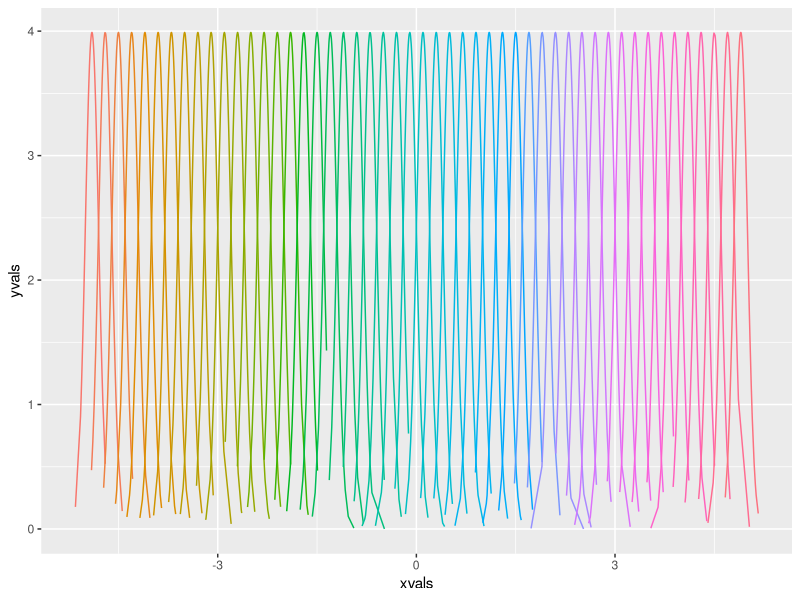
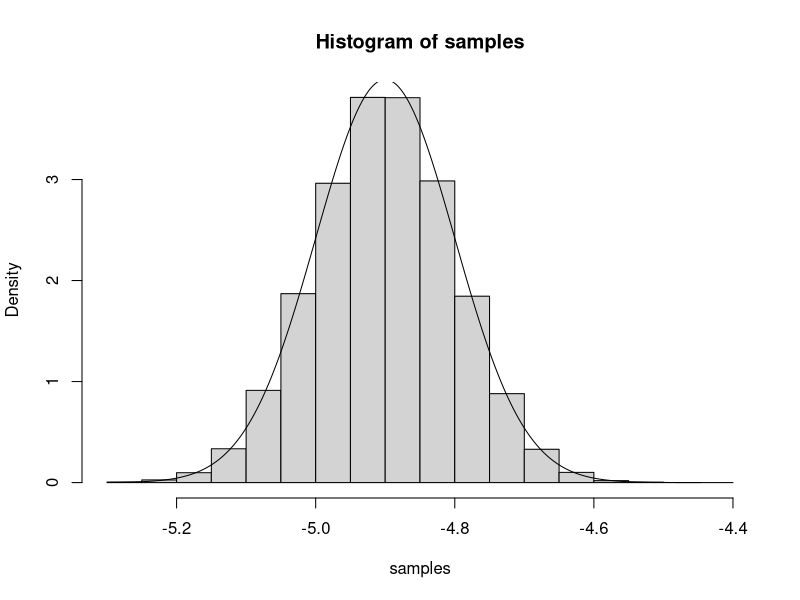
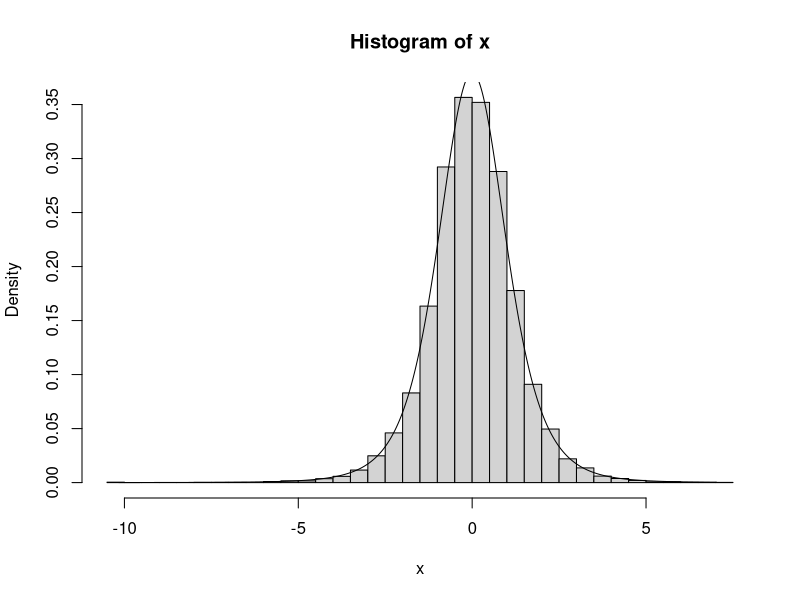
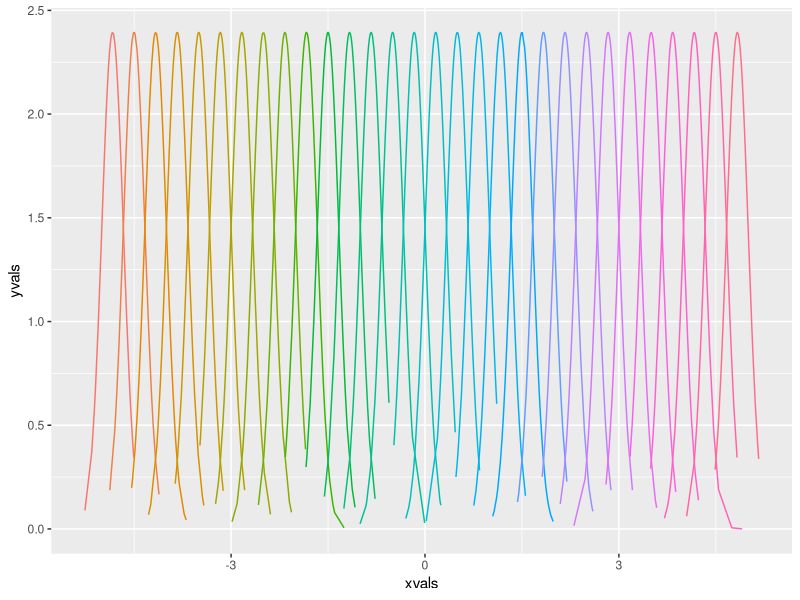
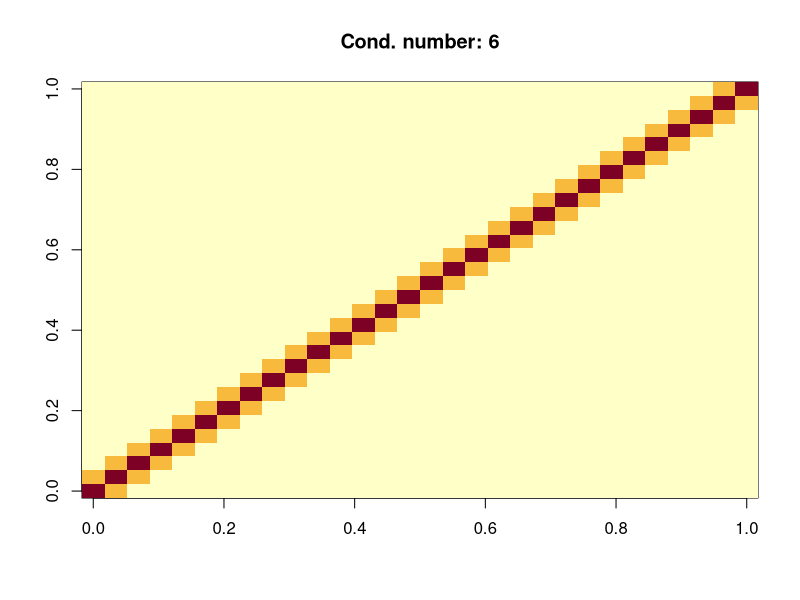
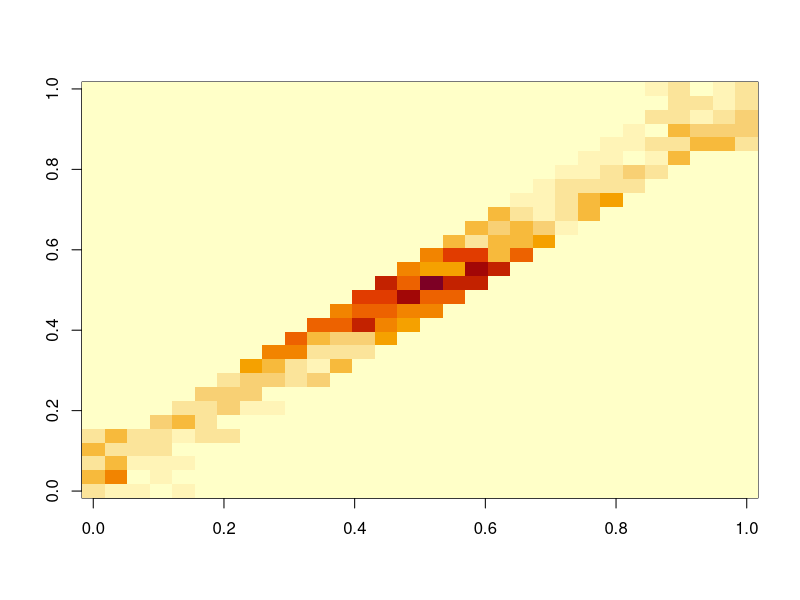
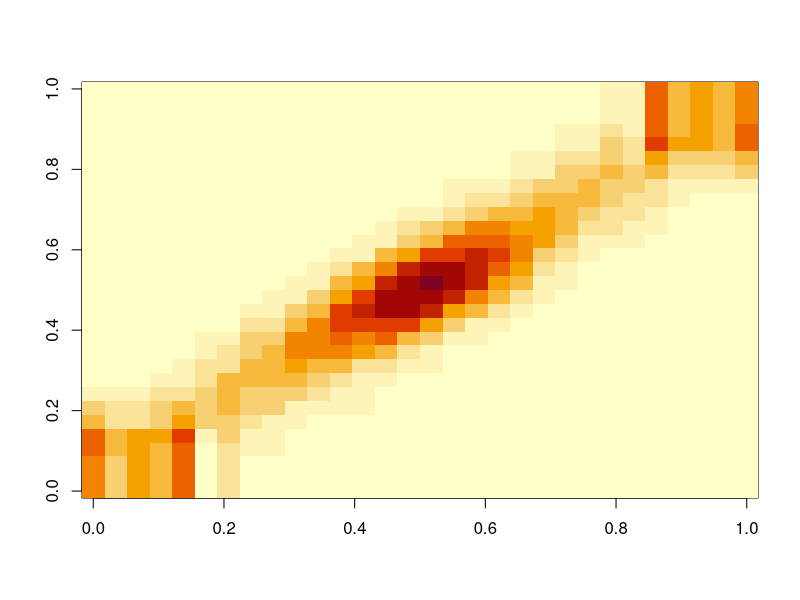
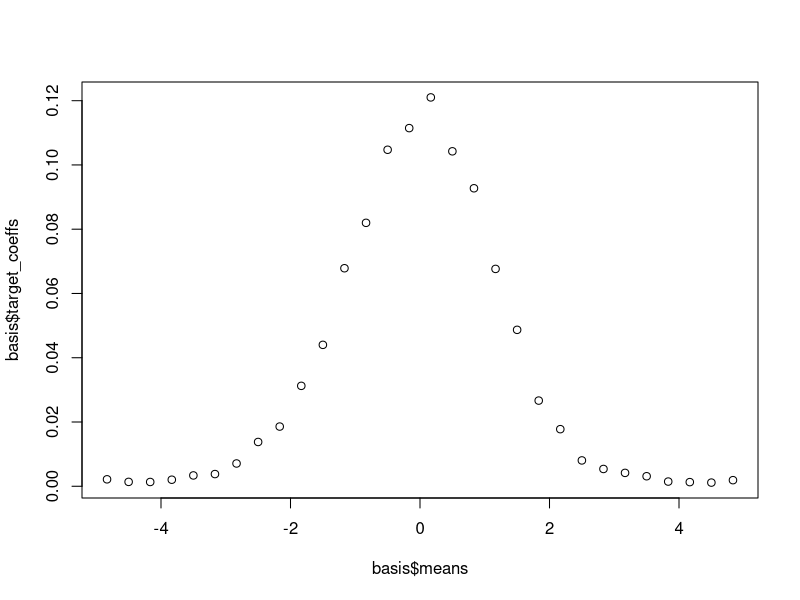

Generate these figures, in order, with R:
## ---- chunk 1
rm(list = ls())
## ---- chunk 2
init_single_scale_basis = function(range, num_elements, tightness = 2){  
  default_var = ((range[2] - range[1]) / (tightness * num_elements))^2
  basis = list(means       = as.list(ppoints(num_elements) * (range[2] - range[1]) + range[1]), 
               covariances = as.list(rep(default_var,       length.out = num_elements)))
  basis$length = num_elements
  return(basis)
}

concat_basis_skeletons = function(skeleton_list){
  basis = list(means = list(), covariances = list(), length = 0)
  for(bi in skeleton_list){
    basis$means       = append(basis$means,       bi$means)
    basis$covariances = append(basis$covariances, bi$covariances)
    basis$length = basis$length + bi$length
  }
  return(basis)
}

init_multiscale_basis = function(range, num_layers){
  bases = list()
  for(i in 1:num_layers){
    bases = append(bases, list( init_single_scale_basis( range, num_elements = 2^(i-1) ) ) )
  }
  basis = concat_basis_skeletons(bases)
  return(basis)
}

prepare_basis = function(dimension = 1, 
                         num_elements = 50, 
                         range = c(-5, 5), 
                         num_neighbors = 5,
                         neighbor_choice = "closest",
                         multiscale = FALSE,
                         num_layers = 5){
  assertthat::assert_that(neighbor_choice %in% c("closest", "random"))
  assertthat::assert_that(dimension==1) #Don't have a default initialization yet
  if(multiscale){
    warning("Constructing multiscale basis. Ignoring num_elements argument")
    basis = init_multiscale_basis(range, num_layers)
  } else {
    warning("Constructing single scale basis. Ignoring num_layers argument")
    basis = init_single_scale_basis(range, num_elements)
  }
  
  basis$cholesky_factors = lapply(FUN = chol,                           basis$covariances)
  basis$inv_sqrt_det =     lapply(FUN = function(M)(1 / prod(diag(M))), basis$cholesky_factors)
  basis$precisions =       lapply(FUN = chol2inv,                       basis$cholesky_factors)
  basis$inner_prods_hh  = matrix(0,  nrow = basis$length, ncol = basis$length) #Called C in the writeup
  basis$inner_prods_hLh = matrix(0,  nrow = basis$length, ncol = basis$length) #Called G in the writeup
  basis$sampler_action  = matrix(NA, nrow = basis$length, ncol = basis$length) #CinvG = MC
  basis$neighbor_mat    = matrix(0,  nrow = basis$length, ncol = basis$length) #Z
  basis$target_coeffs = rep(NA, basis$length)
  basis$par_dim = dimension

    
  get_inner_prod = function(i, j){
    lambda = basis$precisions[[i]] + basis$precisions[[j]]
    nu = solve(lambda, 
               basis$precisions[[i]] %*% basis$means[[i]] + 
               basis$precisions[[j]] %*% basis$means[[j]])
    num = exp(-0.5 * ( - nu * lambda * nu + 
                      t(basis$means[[i]]) %*% basis$precisions[[i]] %*% basis$means[[i]] + 
                      t(basis$means[[j]]) %*% basis$precisions[[j]] %*% basis$means[[j]] ) )
    num = num * basis$inv_sqrt_det[[i]] * basis$inv_sqrt_det[[j]]
    dnm = sqrt(2*pi)^dimension * sqrt(det(lambda))
    return(num / dnm)
  }
  
  #Get inner products
  for(b_in in 1:basis$length){
    for(b_out in 1:basis$length){
      basis$inner_prods_hh[b_in, b_out] = get_inner_prod(b_in, b_out)
    }
  }
  
  # We only estimate traffic between nearby basis elements.
  # This code finds the nearest neighbors for each element.
  basis$neighbors = as.list(rep(0, basis$length))
  for(index in 1:basis$length){
    if(neighbor_choice=="closest"){
      basis$neighbors[[index]] = order(basis$inner_prods_hh[index, ], 
                                       decreasing = TRUE)[1:num_neighbors]
    } 
    if(neighbor_choice=="random"){
      basis$neighbors[[index]] = sample(1:basis$length, num_neighbors)
    }
  }
  #Ensure that neighboring relations are symmetric
  for(b_in in 1:basis$length){
    for(b_out in basis$neighbors[[b_in]]){
      if(! (b_in %in% basis$neighbors[[b_out]]) ){
        basis$neighbors[[b_out]] = c(basis$neighbors[[b_out]], b_in)
      }
    }
  }
  for(index in 1:basis$length){
    basis$neighbor_mat[ basis$neighbors[[index]], index ] = 1
  }
  assertthat::assert_that( all( basis$neighbor_mat == t( basis$neighbor_mat ) ) )

  return(basis)
}

# Return a matrix with `num_samples` columns. Each is a draw from 
# element `index` of `basis`.
get_samples = function(basis, index, num_samples){
  my_chol = basis$cholesky_factors[[index]]
  samples = matrix(rnorm(n = num_samples * basis$par_dim), nrow = basis$par_dim)
  samples = my_chol %*% samples
  for(i in 1:basis$par_dim){
    samples[i,] = samples[i,] + basis$means[[index]][i]
  }
  return(samples)
}

# Accept a matrix with `num_samples` columns. 
# At each, evaluate the density of
# element `index` of `basis`.
get_density = function(points, basis, index){
  nums = rep(NA, dim(points)[2])
  for(j in seq_along(nums)){
    points[ ,j] = points[ ,j] - basis$means[[index]]
    quadratic_j = t(points[ ,j]) %*% basis$precisions[[index]] %*% points[ ,j]
    nums[j] = exp(-0.5 * quadratic_j )
  }
  inv_dnm = basis$inv_sqrt_det[[index]] * ( (2 * pi) ^ ( -basis$par_dim / 2 ) ) 
  densities = nums * inv_dnm
  return(densities)
}

# Accept a matrix with `num_samples` columns. 
# At each, evaluate the estimated density of the target.
target_density_est = function(points, basis){
  densities = rep(0, dim(points)[2])
  for(i in 1:basis$length){
    densities = densities + 
      basis$target_coeffs[[i]] * get_density(points, basis, index = i)
  }
  return(densities)
}

require(ggplot2)
plot_1d_basis = function(basis){
  num_samples = 100
  sampled_df = data.frame(xvals = rep(NA, basis$length*num_samples),
                          yvals = rep(NA, basis$length*num_samples),
                          index = rep(1:basis$length, each = num_samples))
  for(index in 1:basis$length){
    abcissae = matrix(sort(get_samples(basis, index, num_samples)), nrow = 1)
    densities = get_density(abcissae, basis, index)
    sampled_df$xvals[sampled_df$index==index] = abcissae
    sampled_df$yvals[sampled_df$index==index] = densities
  }
  p = ggplot(data = sampled_df) + guides(colour = FALSE) + 
    geom_line(aes(xvals, yvals, colour = as.factor(index)))
  print(p)
}


## ---- chunk 3
basis = prepare_basis(num_layers = 3)
plot_1d_basis(basis)
samples = get_samples(basis, index = 1, num_samples = 50000)
densities = get_density(samples, basis, index = 1)
hist(samples, probability = TRUE)
my_order = order(samples)
lines(samples[my_order], densities[my_order])
## ---- chunk 4
require(MASS)
# sampler: a function taking a vector `points_in` of parameter values
#          and returning a vector of outputs from an MH sampler initialized at points_in.
bemc = function(basis, sampler, dimension = 1, NUM_SAMPLES = 10000){

  #Estimate M
  samples_before_mh = matrix(0, ncol = NUM_SAMPLES, nrow = dimension)
  samples_after_mh = matrix(0, ncol = NUM_SAMPLES, nrow = dimension)
  for(b_in in 1:basis$length){
    samples_before_mh = get_samples(basis, b_in, num_samples = NUM_SAMPLES)
    for(b_out in basis$neighbors[[b_in]]){
      samples_after_mh = simple_sampler(points_in = samples_before_mh)
      weights = get_density(points = samples_after_mh, basis, b_out)
      basis$inner_prods_hLh[b_in, b_out] = mean(weights)
    }    
  }
  cinv = ginv(basis$inner_prods_hh, tol = 0.01)
  basis$raw_sampler_action = #Cinv G#
    cinv %*% 
    basis$inner_prods_hLh 
  basis$sampler_action = #Cinv ZGZ#
    cinv %*% 
    basis$neighbor_mat %*% 
    basis$inner_prods_hLh %*%  
    basis$neighbor_mat
  
  basis$target_coeffs = Re(eigen(basis$sampler_action)$vectors[,1])
  basis$target_coeffs = basis$target_coeffs / sum(basis$target_coeffs)
  return(basis)
}
## ---- chunk 5
target = function(x)(dt(x, df = 5))
simple_sampler = function(points_in){
  for(i in 1:8){
    points_out = points_in + rnorm(n = prod(dim(points_in)))
    
    #it's a symmetric proposal, so only the target enters this ratio.
    accepts = rbinom(size = 1, n = dim(points_out)[2], 
                     prob = pmin(1, target(points_out) / target(points_in)))
    points_out[,!accepts] = points_in[,!accepts]
    points_in = points_out
  }
  return(points_out)
}

CHAINLEN = 1e4
x = rep(list(matrix(1, ncol = 1, nrow = 1)), CHAINLEN)
for(i in 2:CHAINLEN){
  x[[i]] = simple_sampler(x[[i-1]])
}
x = as.numeric(x)
hist(x, probability = TRUE, breaks = 50)
lines(sort(x), target(sort(x)))
## ---- chunk 6
require(gplots)
basis = prepare_basis(dimension = 1, num_elements = 30, 
                      num_neighbors = 5, neighbor_choice = "closest")
plot_1d_basis(basis)
image(basis$inner_prods_hh, 
      main = paste("Cond. number:", round(kappa(basis$inner_prods_hh))))
basis = bemc(basis, 
             sampler = simple_sampler, 
             dimension = 1, 
             NUM_SAMPLES = 100)
my_grid = matrix(seq(-5, 5, length.out = 100), ncol = 100)
image(basis$inner_prods_hLh)
image(basis$sampler_action)
plot(basis$means, basis$target_coeffs)
plot(my_grid, target(my_grid), type = "l")
lines(my_grid, target_density_est(points = my_grid, basis), col = "red")
